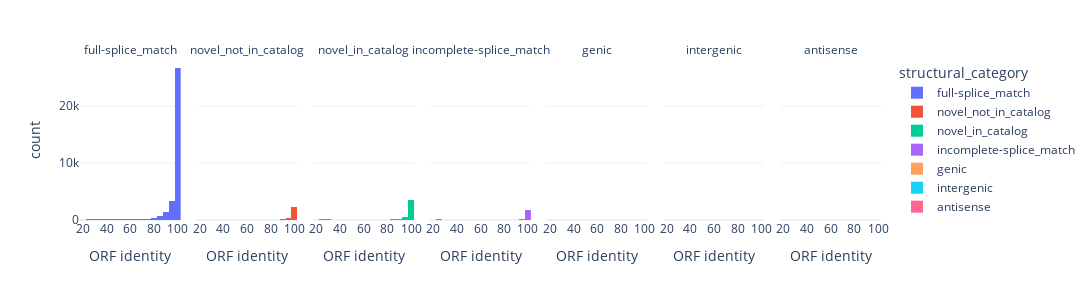

Notebook cell for this chart:
### Code cell
import plotly.express as px

fig = px.histogram(df, x="ORF identity", nbins=30,
                   color="structural_category",
                   facet_col="structural_category",
                   height=300, width = 1500,
                  template = "plotly_white")
fig.for_each_annotation(lambda a: a.update(text=a.text.split("=")[-1]))


fig.show()

### Figure 1 — Plotly figure (JSON) as saved in the notebook; plotly's stock layout.template omitted (floating-point values rounded to 4 significant figures; data arrays with more than 128 entries replaced by an {"elided": "..."} marker saying what was removed)
{"data": [{"alignmentgroup": "True", "bingroup": "x", "hovertemplate": "structural_category=full-splice_match<br>ORF identity=%{x}<br>count=%{y}<extra></extra>", "legendgroup": "full-splice_match", "marker": {"color": "#636efa", "pattern": {"shape": ""}}, "name": "full-splice_match", "nbinsx": 30, "offsetgroup": "full-splice_match", "orientation": "v", "showlegend": true, "type": "histogram", "x": {"elided": "34077 float values"}, "xaxis": "x", "yaxis": "y"}, {"alignmentgroup": "True", "bingroup": "x", "hovertemplate": "structural_category=novel_not_in_catalog<br>ORF identity=%{x}<br>count=%{y}<extra></extra>", "legendgroup": "novel_not_in_catalog", "marker": {"color": "#EF553B", "pattern": {"shape": ""}}, "name": "novel_not_in_catalog", "nbinsx": 30, "offsetgroup": "novel_not_in_catalog", "orientation": "v", "showlegend": true, "type": "histogram", "x": {"elided": "3414 float values"}, "xaxis": "x2", "yaxis": "y2"}, {"alignmentgroup": "True", "bingroup": "x", "hovertemplate": "structural_category=novel_in_catalog<br>ORF identity=%{x}<br>count=%{y}<extra></extra>", "legendgroup": "novel_in_catalog", "marker": {"color": "#00cc96", "pattern": {"shape": ""}}, "name": "novel_in_catalog", "nbinsx": 30, "offsetgroup": "novel_in_catalog", "orientation": "v", "showlegend": true, "type": "histogram", "x": {"elided": "5080 float values"}, "xaxis": "x3", "yaxis": "y3"}, {"alignmentgroup": "True", "bingroup": "x", "hovertemplate": "structural_category=incomplete-splice_match<br>ORF identity=%{x}<br>count=%{y}<extra></extra>", "legendgroup": "incomplete-splice_match", "marker": {"color": "#ab63fa", "pattern": {"shape": ""}}, "name": "incomplete-splice_match", "nbinsx": 30, "offsetgroup": "incomplete-splice_match", "orientation": "v", "showlegend": true, "type": "histogram", "x": {"elided": "2540 float values"}, "xaxis": "x4", "yaxis": "y4"}, {"alignmentgroup": "True", "bingroup": "x", "hovertemplate": "structural_category=genic<br>ORF identity=%{x}<br>count=%{y}<extra></extra>", "legendgroup": "genic", "marker": {"color": "#FFA15A", "pattern": {"shape": ""}}, "name": "genic", "nbinsx": 30, "offsetgroup": "genic", "orientation": "v", "showlegend": true, "type": "histogram", "x": [99.64, 100, 81.3, 42.25, 81.48, 75.26, 100, 58.04, 58.04, 100, 85.71, 100, 100, 100, 44.58, 100, 100, 100, 100, 100, 53.49, 53.49, 100], "xaxis": "x5", "yaxis": "y5"}, {"alignmentgroup": "True", "bingroup": "x", "hovertemplate": "structural_category=intergenic<br>ORF identity=%{x}<br>count=%{y}<extra></extra>", "legendgroup": "intergenic", "marker": {"color": "#19d3f3", "pattern": {"shape": ""}}, "name": "intergenic", "nbinsx": 30, "offsetgroup": "intergenic", "orientation": "v", "showlegend": true, "type": "histogram", "x": [53.41, 53.41, 79.49, 65.71, 74.19, 81.92, 64.61, 52.31, 96.88, 96.88, 96.88, 96.88], "xaxis": "x6", "yaxis": "y6"}, {"alignmentgroup": "True", "bingroup": "x", "hovertemplate": "structural_category=antisense<br>ORF identity=%{x}<br>count=%{y}<extra></extra>", "legendgroup": "antisense", "marker": {"color": "#FF6692", "pattern": {"shape": ""}}, "name": "antisense", "nbinsx": 30, "offsetgroup": "antisense", "orientation": "v", "showlegend": true, "type": "histogram", "x": [62.22, 55.88, 55.88, 69.77, 91.02, 58.82, 95.25], "xaxis": "x7", "yaxis": "y7"}], "layout": {"annotations": [{"font": {}, "showarrow": false, "text": "full-splice_match", "x": 0.06286, "xanchor": "center", "xref": "paper", "y": 1, "yanchor": "bottom", "yref": "paper"}, {"font": {}, "showarrow": false, "text": "novel_not_in_catalog", "x": 0.2086, "xanchor": "center", "xref": "paper", "y": 1, "yanchor": "bottom", "yref": "paper"}, {"font": {}, "showarrow": false, "text": "novel_in_catalog", "x": 0.3543, "xanchor": "center", "xref": "paper", "y": 1, "yanchor": "bottom", "yref": "paper"}, {"font": {}, "showarrow": false, "text": "incomplete-splice_match", "x": 0.5, "xanchor": "center", "xref": "paper", "y": 1, "yanchor": "bottom", "yref": "paper"}, {"font": {}, "showarrow": false, "text": "genic", "x": 0.6457, "xanchor": "center", "xref": "paper", "y": 1, "yanchor": "bottom", "yref": "paper"}, {"font": {}, "showarrow": false, "text": "intergenic", "x": 0.7914, "xanchor": "center", "xref": "paper", "y": 1, "yanchor": "bottom", "yref": "paper"}, {"font": {}, "showarrow": false, "text": "antisense", "x": 0.9371, "xanchor": "center", "xref": "paper", "y": 1, "yanchor": "bottom", "yref": "paper"}], "barmode": "relative", "height": 300, "legend": {"title": {"text": "structural_category"}, "tracegroupgap": 0}, "margin": {"t": 60}, "width": 1500, "xaxis": {"anchor": "y", "autorange": true, "domain": [0, 0.1257], "range": [17.5, 102.5], "title": {"text": "ORF identity"}, "type": "linear"}, "xaxis2": {"anchor": "y2", "autorange": true, "domain": [0.1457, 0.2714], "matches": "x", "range": [17.5, 102.5], "title": {"text": "ORF identity"}, "type": "linear"}, "xaxis3": {"anchor": "y3", "autorange": true, "domain": [0.2914, 0.4171], "matches": "x", "range": [17.5, 102.5], "title": {"text": "ORF identity"}, "type": "linear"}, "xaxis4": {"anchor": "y4", "autorange": true, "domain": [0.4371, 0.5629], "matches": "x", "range": [17.5, 102.5], "title": {"text": "ORF identity"}, "type": "linear"}, "xaxis5": {"anchor": "y5", "autorange": true, "domain": [0.5829, 0.7086], "matches": "x", "range": [17.5, 102.5], "title": {"text": "ORF identity"}, "type": "linear"}, "xaxis6": {"anchor": "y6", "autorange": true, "domain": [0.7286, 0.8543], "matches": "x", "range": [17.5, 102.5], "title": {"text": "ORF identity"}, "type": "linear"}, "xaxis7": {"anchor": "y7", "autorange": true, "domain": [0.8743, 1.0], "matches": "x", "range": [17.5, 102.5], "title": {"text": "ORF identity"}, "type": "linear"}, "yaxis": {"anchor": "x", "autorange": true, "domain": [0, 1], "range": [0, 28110.0], "title": {"text": "count"}}, "yaxis2": {"anchor": "x2", "autorange": true, "domain": [0, 1], "matches": "y", "range": [0, 28110.0], "showticklabels": false}, "yaxis3": {"anchor": "x3", "autorange": true, "domain": [0, 1], "matches": "y", "range": [0, 28110.0], "showticklabels": false}, "yaxis4": {"anchor": "x4", "autorange": true, "domain": [0, 1], "matches": "y", "range": [0, 28110.0], "showticklabels": false}, "yaxis5": {"anchor": "x5", "autorange": true, "domain": [0, 1], "matches": "y", "range": [0, 28110.0], "showticklabels": false}, "yaxis6": {"anchor": "x6", "autorange": true, "domain": [0, 1], "matches": "y", "range": [0, 28110.0], "showticklabels": false}, "yaxis7": {"anchor": "x7", "autorange": true, "domain": [0, 1], "matches": "y", "range": [0, 28110.0], "showticklabels": false}}}
